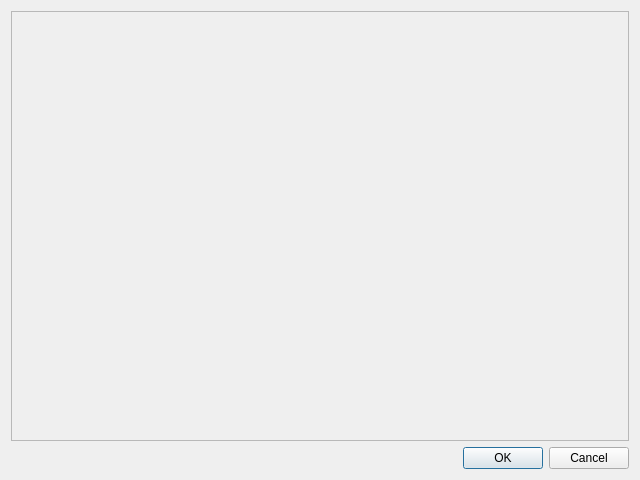
<?xml version="1.0" encoding="UTF-8"?>
<ui version="4.0">
 <class>CSettingsMatchingDialog</class>
 <widget class="QDialog" name="CSettingsMatchingDialog">
  <property name="geometry">
   <rect>
    <x>0</x>
    <y>0</y>
    <width>640</width>
    <height>480</height>
   </rect>
  </property>
  <property name="windowTitle">
   <string>Matcher setup</string>
  </property>
  <layout class="QVBoxLayout" name="vl_MatchingDialog">
   <item>
    <widget class="BlackGui::Components::CSettingsMatchingComponent" name="comp_Settings">
     <property name="frameShape">
      <enum>QFrame::StyledPanel</enum>
     </property>
     <property name="frameShadow">
      <enum>QFrame::Raised</enum>
     </property>
    </widget>
   </item>
   <item>
    <widget class="QDialogButtonBox" name="bb_SettingsMatchingDialog">
     <property name="orientation">
      <enum>Qt::Horizontal</enum>
     </property>
     <property name="standardButtons">
      <set>QDialogButtonBox::Cancel|QDialogButtonBox::Ok</set>
     </property>
    </widget>
   </item>
  </layout>
 </widget>
 <customwidgets>
  <customwidget>
   <class>BlackGui::Components::CSettingsMatchingComponent</class>
   <extends>QFrame</extends>
   <header>blackgui/components/settingsmatchingcomponent.h</header>
   <container>1</container>
  </customwidget>
 </customwidgets>
 <resources/>
 <connections>
  <connection>
   <sender>bb_SettingsMatchingDialog</sender>
   <signal>accepted()</signal>
   <receiver>CSettingsMatchingDialog</receiver>
   <slot>accept()</slot>
   <hints>
    <hint type="sourcelabel">
     <x>248</x>
     <y>254</y>
    </hint>
    <hint type="destinationlabel">
     <x>157</x>
     <y>274</y>
    </hint>
   </hints>
  </connection>
  <connection>
   <sender>bb_SettingsMatchingDialog</sender>
   <signal>rejected()</signal>
   <receiver>CSettingsMatchingDialog</receiver>
   <slot>reject()</slot>
   <hints>
    <hint type="sourcelabel">
     <x>316</x>
     <y>260</y>
    </hint>
    <hint type="destinationlabel">
     <x>286</x>
     <y>274</y>
    </hint>
   </hints>
  </connection>
 </connections>
</ui>
